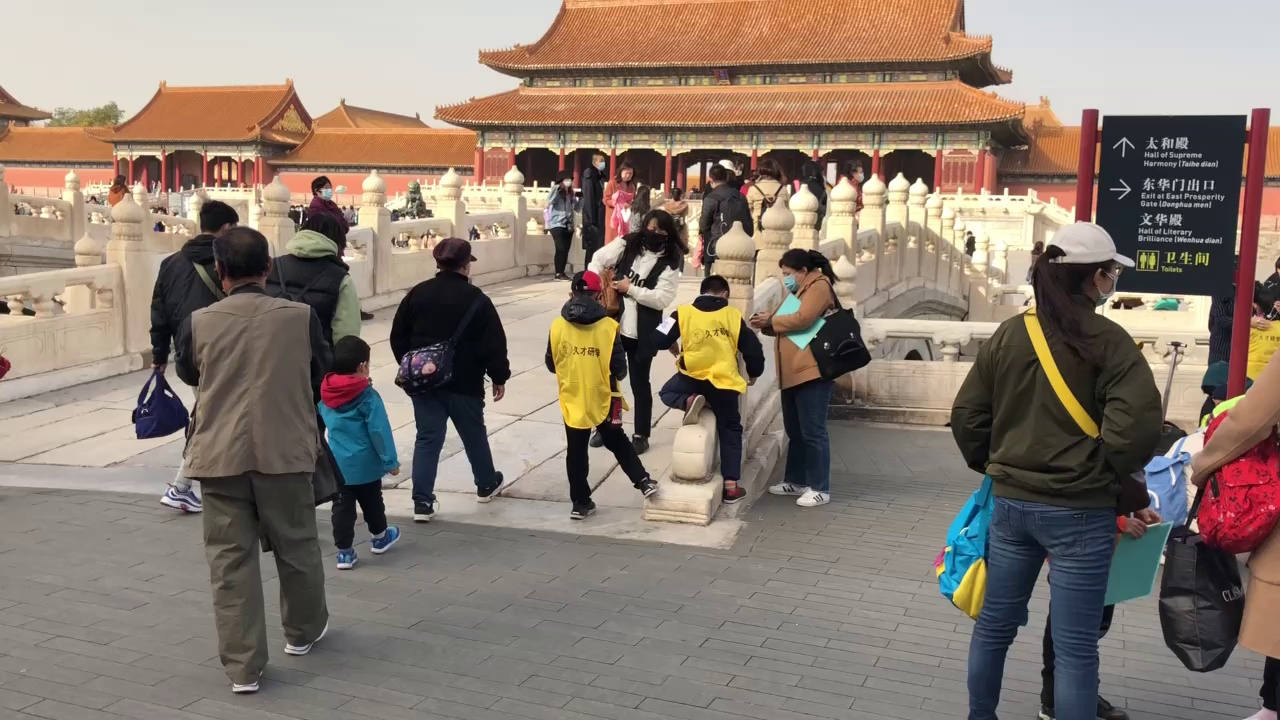
#> input picture data/dataset/test_images/frame_0000.jpg, 1280 x 720 px, found by its file name
$ python preprocess.py
#> lines starting #> are read from the running program, lines starting #| are printed output that depends on the picture
#> further down, image is the input picture: shape (720, 1280, 3); mean B, G, R 111.8, 123.4, 137.5
#!/usr/bin/env python
# -*- coding: utf-8 -*-
"""
@Author: Kend
@Date: 2024/11/23
@Time: 15:12
@Description: preprocess - 数据预处理
@Modify:
@Contact: tankang0722@gmail.com
"""
import numpy as np
import cv2


def preprocess_image(image, input_size, mean=None, std=None, swap=(2, 0, 1)):
    """
    预处理图像
    image: 输入的原始图像数据。
    input_size: 模型要求的输入尺寸，是一个二维元组 (height, width)。
    mean: 图像归一化使用的均值，可以是单个值或一个列表/元组，对应每个通道的均值。
    std: 图像归一化使用的标准差，可以是单个值或一个列表/元组，对应每个通道的标准差。
    swap: 图像通道顺序的调整，默认值为 (2, 0, 1)，意味着从 (height, width, channels) 转换到 (channels, height, width)。
    Return : 返回处理好的图像以及计算出的缩放比例 r，r后者可用于后续的结果恢复，例如检测框的坐标调整.
    """
#> called with input_size = (1280, 1280), swap = (2, 0, 1)
    # 创建填充图像：
    # rgb通道填充114.0，灰度图填充114.0
    # cv2.imshow("img1", image)
    # cv2.waitKey(0)
    if len(image.shape) == 3:
        padded_img = np.ones((input_size[0], input_size[1], 3)) * 114.0
    else:
        padded_img = np.ones(input_size) * 114.0

    # 调整图像大小并填充到指定尺寸：
    img = np.array(image)
    # print(img.shape)  # (720, 1280, 3)  原图
    # cv2.imshow("img1", padded_img)
    # cv2.waitKey(0)
    # 计算缩放比例
    r = min(input_size[0] / img.shape[0], input_size[1] / img.shape[1])  # 计算原图最长边到binding box的比例
#> r = 1
    # print(r) # 0.5
    # TODO : 缩放有问题  -> 是因为np.float32的问题 我们将像素值归一化到0到1之间，这样图像才能正确显示。还需要居中保持
    resized_img = cv2.resize(img, (int(img.shape[1] * r), int(img.shape[0] * r)),
                             interpolation=cv2.INTER_LINEAR, ).astype(np.float32)
    # resized_img = cv2.resize(img, (int(img.shape[1] * r), int(img.shape[0] * r)),
    #                            interpolation=cv2.INTER_AREA).astype(np.uint8)
    # 将调整后的图像放置到填充图像中：
    # 计算居中的位置
    # x_offset = (input_size[1] - int(img.shape[1] * r)) // 2  # 宽度
    # y_offset = (input_size[0] - int(img.shape[0] * r)) // 2   # 高度
    # # 将缩放后的图像粘贴到新的空白图像上
    # padded_img[y_offset:y_offset + int(img.shape[0] * r),  x_offset:x_offset +
    #                                                       int(img.shape[1] * r)] = resized_img
    padded_img[: int(img.shape[0] * r), : int(img.shape[1] * r)] = resized_img  # 没有居中
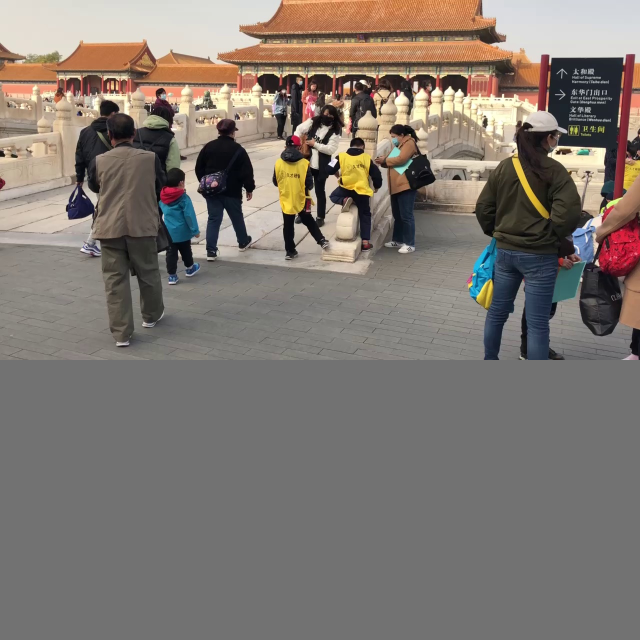
#> padded_img: shape (1280, 1280, 3) float64 (shown at 1/2 size); mean B, G, R 112.8, 119.3, 127.2
    # [6 lines of commented-out code are left out]
    padded_img = padded_img[:, :, ::-1]
    # 归一化
    padded_img /= 255.0
    #  根据提供的均值和标准差对图像进行进一步的归一化处理，最好与目标检测的训练参数保持一致。# TODO : yolov5 默认是NONE
    if mean is not None:
        padded_img -= mean
    if std is not None:
        padded_img /= std
    # 调整通道顺序
    padded_img = padded_img.transpose(swap)
    # 确保数据在内存中是连续存储的
    padded_img = np.ascontiguousarray(padded_img, dtype=np.float32)
    # 返回预处理后的图像和缩放比例
    return padded_img, r


if __name__ == '__main__':
    img_path = r"D:\kend\work\Hk_Tracker\data\dataset\test_images\frame_0000.jpg"
    image = cv2.imread(img_path)
    preprocess_image(image, input_size=(1280, 1280))
